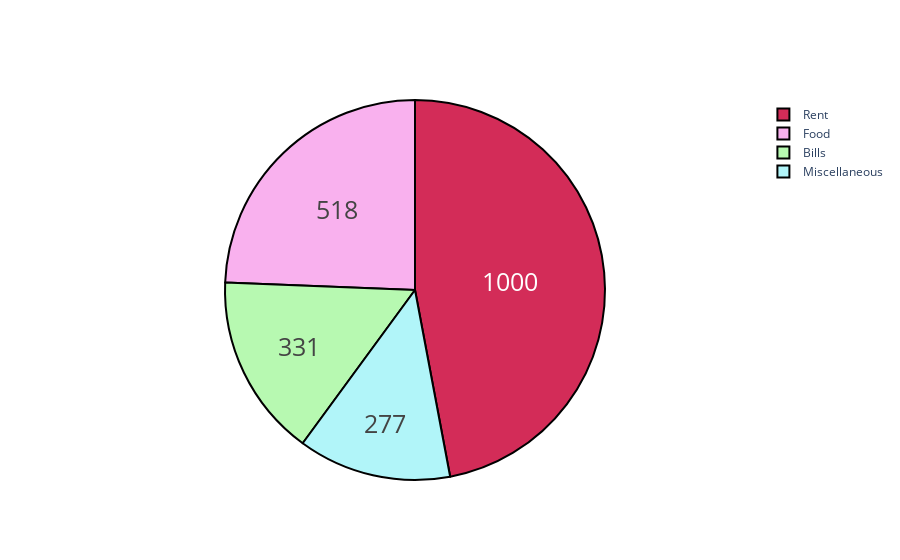

The notebook cell this image was saved under:
### Code cell
data = [trace]
iplot(data)

### Figure 1 — Plotly figure (JSON) as saved in the notebook; plotly's stock layout.template omitted (floating-point values rounded to 4 significant figures)
{"data": [{"hoverinfo": "label+percent", "labels": ["Rent", "Food", "Bills", "Miscellaneous"], "marker": {"colors": ["#d32c58", "#f9b1ee", "#b7f9b1", "#b1f5f9"], "line": {"color": "#000000", "width": 2}}, "textfont": {"size": 25}, "textinfo": "value", "type": "pie", "values": [1000, 518, 331, 277]}], "layout": {}}
